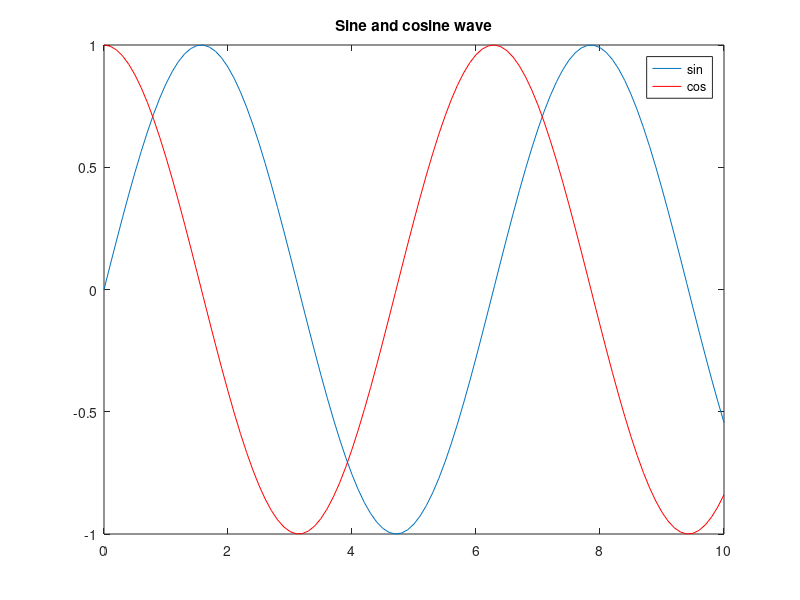

The MATLAB source for this figure:
% Computer Networks Lab 1 04.02.2021
 % Author : Abhishek Sharma
 % Assignment 1
 % Faculty SLC
 
 % 1. Calculate the average of two numbers.
a = 6;
b = 7;
c = (a+b)/2;
disp('the answer is :'), disp(c);

% 2. Calculate the average of two numbers given by the user.
a = input('enter the 1st no.:')
b = input('enter the 2nd no.:')
disp('the answer is'), disp((a+b)/2);

% 3. Calculate the average of n numbers given by the user.
n = input('enter the no. of no.s:')
s=0;
for i = 1:n
    user = input('enter the value :')
    s = s + user;
end
disp('the answer is : '), disp(s/n);

% 4. Calculate the square root of a number.
a = 16
sqrt(a)

% 5. Calculate the factorial of a number.
a = 3
factorial(a)

% 6. print an array.
arr = [1 2 3 4 5 6]

% 7. print a matrix
mat = [1 2 3; 4 5 6; 7 8 9]

% 8. Addition, Subtraction and Multiplication of two matrices.
mat1 = [2 4; 1 3]
mat2 = [1 2; 3 4]
disp('Addition'), disp(mat1 + mat2);
disp('Subtraction'), disp(mat1-mat2);
disp ('Multiplication'), disp(mat1*mat2);

% 9. Determinant of a matrix.
mat = [1 0 0; 0 1 0; 0 0 1];
det(mat)

% 10. Eigen value of a matrix.
m = [4 5 6; 1 2 3; 7 4 5];
eig(m)

% 11. Plot a sine and cosine wave.
x = 0:0.1:10;
plot (x, sin (x));
hold on;
plot (x, cos(x),'r');
title ('Sine and cosine wave');
legend ('sin','cos');
